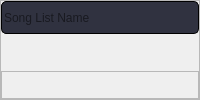
              <widget class="QFrame" name="TreeViewFr">
               <property name="acceptDrops">
                <bool>true</bool>
               </property>
               <property name="styleSheet">
                <string notr="true"/>
               </property>
               <property name="frameShape">
                <enum>QFrame::StyledPanel</enum>
               </property>
               <property name="frameShadow">
                <enum>QFrame::Raised</enum>
               </property>
               <layout class="QVBoxLayout" name="verticalLayout_7">
                <property name="spacing">
                 <number>0</number>
                </property>
                <property name="leftMargin">
                 <number>0</number>
                </property>
                <property name="topMargin">
                 <number>0</number>
                </property>
                <property name="rightMargin">
                 <number>0</number>
                </property>
                <property name="bottomMargin">
                 <number>0</number>
                </property>
                <item>
                 <widget class="QLineEdit" name="SongListName">
                  <property name="minimumSize">
                   <size>
                    <width>0</width>
                    <height>25</height>
                   </size>
                  </property>
                  <property name="maximumSize">
                   <size>
                    <width>16777215</width>
                    <height>50</height>
                   </size>
                  </property>
                  <property name="styleSheet">
                   <string notr="true">QLineEdit {
    border: 1px solid black;
    border-radius: 5px;
    background: #303240;
    selection-background-color: darkgray;
}
</string>
                  </property>
                  <property name="placeholderText">
                   <string>Song List Name</string>
                  </property>
                 </widget>
                </item>
                <item>
                 <widget class="QWidget" name="SongListFr" native="true">
                  <property name="sizePolicy">
                   <sizepolicy hsizetype="Preferred" vsizetype="Preferred">
                    <horstretch>0</horstretch>
                    <verstretch>0</verstretch>
                   </sizepolicy>
                  </property>
                  <property name="acceptDrops">
                   <bool>true</bool>
                  </property>
                  <property name="styleSheet">
                   <string notr="true">QTableView {border: 1px solid black;}

QHeaderView::section {
	background-color: #181B2C;
	font-size: 14pt;
	border-style: none;
	border-bottom: 1px solid black;
	border-right: 1px solid black;
}

QHeaderView::section:horizontal {border-top: 1px solid black;}

QHeaderView::section:vertical {border-left: 1px solid black;}






QScrollBar:vertical {
	width: 15px;
	margin: 0px 3px 0px 3px;
	border-radius: 4px;
}

QScrollBar::handle:vertical {
	background-color: #657DDF;
	min-height: 5px;
	border-radius: 4px;
}

QScrollBar::sub-line:vertical {
	margin: 3px 0px 3px 0px;
	border-image: url(:/qss_icons/rc/up_arrow_disabled.png);
	height: 10px;
	width: 10px;
	subcontrol-position: top;
	subcontrol-origin: margin;
}

QScrollBar::add-line:vertical {
	margin: 3px 0px 3px 0px;
	border-image: url(:/qss_icons/rc/down_arrow_disabled.png);
	height: 10px;
	width: 10px;
	subcontrol-position: bottom;
	subcontrol-origin: margin;
}

QScrollBar::sub-line:vertical:hover,QScrollBar::sub-line:vertical:on {
	border-image: url(:/qss_icons/rc/up_arrow.png);
	height: 10px;
	width: 10px;
	subcontrol-position: top;
	subcontrol-origin: margin;
}

QScrollBar::add-line:vertical:hover, QScrollBar::add-line:vertical:on {
	border-image: url(:/qss_icons/rc/down_arrow.png);
	height: 10px;
	width: 10px;
	subcontrol-position: bottom;
	subcontrol-origin: margin;
}

QScrollBar::up-arrow:vertical, QScrollBar::down-arrow:vertical {background: none;}

QScrollBar::add-page:vertical, QScrollBar::sub-page:vertical {background: none;}

QScrollBar:horizontal {
	height: 10px;
	margin: 0px 3px 0px 3px;
	border-radius: 4px;
}

QScrollBar::handle:horizontal {
	background-color: #657DDF;
	min-width: 5px;
	border-radius: 4px;
}

QScrollBar::add-line:horizontal {
	margin: 0px 3px 0px 3px;
	border-image: url(:/qss_icons/rc/right_arrow_disabled.png);
	width: 10px;
	height: 10px;
	subcontrol-position: right;
	subcontrol-origin: margin;
}

QScrollBar::sub-line:horizontal {
	margin: 0px 3px 0px 3px;
	border-image: url(:/qss_icons/rc/left_arrow_disabled.png);
	height: 10px;
	width: 10px;
	subcontrol-position: left;
	subcontrol-origin: margin;
}

QScrollBar::add-line:horizontal:hover,QScrollBar::add-line:horizontal:on {
	border-image: url(:/qss_icons/rc/right_arrow.png);
	height: 10px;
	width: 10px;
	subcontrol-position: right;
	subcontrol-origin: margin;
}

QScrollBar::sub-line:horizontal:hover, QScrollBar::sub-line:horizontal:on {
	border-image: url(:/qss_icons/rc/left_arrow.png);
	height: 10px;
	width: 10px;
	subcontrol-position: left;
	subcontrol-origin: margin;
}

QScrollBar::up-arrow:horizontal, QScrollBar::down-arrow:horizontal {background: none;}

QScrollBar::add-page:horizontal, QScrollBar::sub-page:horizontal {background: none;}</string>
                  </property>
                  <layout class="QVBoxLayout" name="verticalLayout_13">
                   <property name="spacing">
                    <number>0</number>
                   </property>
                   <property name="leftMargin">
                    <number>0</number>
                   </property>
                   <property name="topMargin">
                    <number>0</number>
                   </property>
                   <property name="rightMargin">
                    <number>0</number>
                   </property>
                   <property name="bottomMargin">
                    <number>0</number>
                   </property>
                  </layout>
                 </widget>
                </item>
                <item>
                 <widget class="QFrame" name="TreeViewToolBarFr">
                  <property name="enabled">
                   <bool>true</bool>
                  </property>
                  <property name="minimumSize">
                   <size>
                    <width>0</width>
                    <height>25</height>
                   </size>
                  </property>
                  <property name="maximumSize">
                   <size>
                    <width>16777215</width>
                    <height>50</height>
                   </size>
                  </property>
                  <property name="styleSheet">
                   <string notr="true">margin: 5px 0px 0px 0px;
border-left: 1px solid black;</string>
                  </property>
                  <property name="frameShape">
                   <enum>QFrame::StyledPanel</enum>
                  </property>
                  <property name="frameShadow">
                   <enum>QFrame::Raised</enum>
                  </property>
                  <layout class="QHBoxLayout" name="horizontalLayout_6">
                   <property name="spacing">
                    <number>0</number>
                   </property>
                   <property name="leftMargin">
                    <number>0</number>
                   </property>
                   <property name="topMargin">
                    <number>0</number>
                   </property>
                   <property name="rightMargin">
                    <number>0</number>
                   </property>
                   <property name="bottomMargin">
                    <number>0</number>
                   </property>
                   <item>
                    <widget class="QPushButton" name="Sort">
                     <property name="sizePolicy">
                      <sizepolicy hsizetype="Minimum" vsizetype="Preferred">
                       <horstretch>0</horstretch>
                       <verstretch>0</verstretch>
                      </sizepolicy>
                     </property>
                     <property name="minimumSize">
                      <size>
                       <width>0</width>
                       <height>25</height>
                      </size>
                     </property>
                     <property name="maximumSize">
                      <size>
                       <width>16777215</width>
                       <height>50</height>
                      </size>
                     </property>
                     <property name="styleSheet">
                      <string notr="true">image: url(&quot;:/img/Sort.svg&quot;);
border: none;</string>
                     </property>
                     <property name="text">
                      <string/>
                     </property>
                     <property name="checkable">
                      <bool>false</bool>
                     </property>
                    </widget>
                   </item>
                   <item>
                    <widget class="QPushButton" name="Rep">
                     <property name="sizePolicy">
                      <sizepolicy hsizetype="Minimum" vsizetype="Preferred">
                       <horstretch>0</horstretch>
                       <verstretch>0</verstretch>
                      </sizepolicy>
                     </property>
                     <property name="minimumSize">
                      <size>
                       <width>0</width>
                       <height>25</height>
                      </size>
                     </property>
                     <property name="maximumSize">
                      <size>
                       <width>16777215</width>
                       <height>50</height>
                      </size>
                     </property>
                     <property name="styleSheet">
                      <string notr="true">image: url(&quot;:/img/Rep1.svg&quot;);
border: none;</string>
                     </property>
                     <property name="text">
                      <string/>
                     </property>
                    </widget>
                   </item>
                  </layout>
                 </widget>
                </item>
               </layout>
              </widget>
